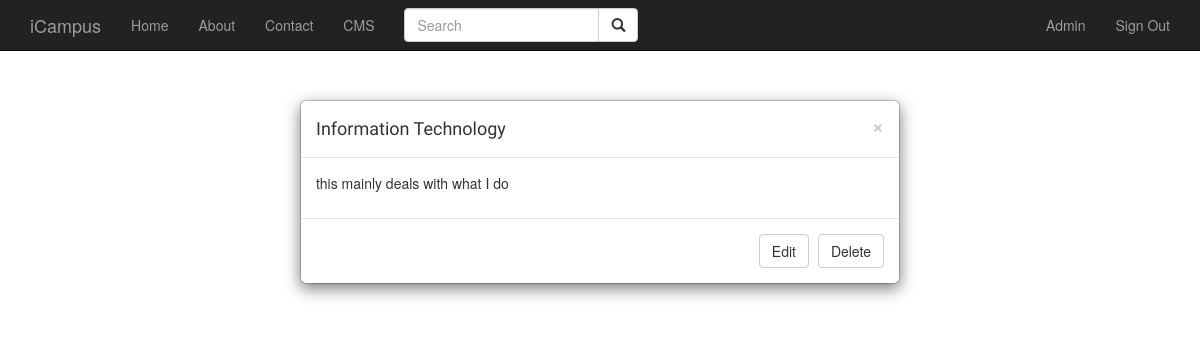
The page /cms/cat/1 (signed in) on the database its author committed.
### app/models.py (models this page shows, shortened)
class User(UserMixin, db.Model):
    __tablename__='users'
    id = db.Column(db.Integer, primary_key = True)
    email = db.Column(db.String(64), unique=True, index=True)
    username = db.Column(db.String(64), unique=True, index=True)
    password_hash = db.Column(db.String(128))
    role_id = db.Column(db.Integer, db.ForeignKey('roles.id'))
    comments = db.relationship('Comment', backref='owner', lazy='dynamic')
    @property
    def password(self):
        raise AttributeError('password is not a readable attribute')
    def can(self, perm):
        return self.role is not None and self.role.has_permission(perm)

class Category(db.Model):
    __tablename__ = 'categories'
    id = db.Column(db.Integer, primary_key=True)
    name = db.Column(db.String(64))
    overview = db.Column(db.Text)
    careers = db.relationship('Career', backref='category', lazy='dynamic')

### app/main/views.py (the view)
@main.route('/cms/cat/<int:id>')
def ret_cat(id):
    category = Category.query.filter_by(id=id).first()
    return render_template('cms_cat_detail.html', category=category)

### app/main/__init__.py (called while the page is built)
@main.app_context_processor
def inject_permissions():
    return dict(Permission=Permission)

### app/models.py (called while the page is built)
@login_manager.user_loader
def load_user(user_id):
    return User.query.get(int(user_id))

    def has_permission(self, perm):
        return self.permissions & perm == perm

### app/templates/cms_cat_detail.html (shortened to what this page needs)
{% extends 'base.html' %}
{% block page_content %}
<div class="modal-dialog" role="document">
        <div class="modal-content">
            <div class="modal-header">
                <button type="button" class="close" data-dismiss="modal" aria-label="Close"><span aria-hidden="true">&times;</span></button>
                <h4 class="modal-title" id="myModalLabel">{{ category.name }}</h4>
           </div>
        <div class="modal-body">
			<p>{{ category.overview }}</p>
        </div>
        <div class="modal-footer">
            <a href="{{ url_for('main.edit_cat', id=category.id) }}" type="button" class="btn btn-default" data-dismiss="modal">Edit</a>
            <a href="{{ url_for('main.delete_cat', id=category.id) }}" type="button" class="btn btn-default" data-dismiss="modal">Delete</a>
        </div>
    </div>
</div>
{% endblock %}

### app/templates/base.html (shortened to what this page needs)
{% extends "bootstrap/base.html" %}
{% block head %}
    {{ super() }}
    <link rel="stylesheet" href="{{ url_for('static', filename = 'css/base.css') }}">
    <link rel="stylesheet" href="{{ url_for('static', filename = 'css/comment.css') }}">
{% endblock %}
{% block navbar %}
<div class="navbar navbar-inverse navbar-fixed-top" role="navigation">
    <div class="container">
        <div class="navbar-header">
            <a class="navbar-brand" href="/">iCampus</a>
        </div>
        <div class="navbar-collapse collapse">
            <ul class="nav navbar-nav">
                <li><a href="/">Home</a></li>
                <li><a href="/about">About</a></li>
                <li><a href="/contact">Contact</a></li>
                {% if current_user.can(Permission.WRITE) %}
                <li><a href="/cms">CMS</a></li>
                {% endif %}
            </ul>
            <form class="navbar-form navbar-left" role="search">
                <div class="input-group">
                    <input type="text" class="form-control" placeholder="Search" name="q">
                    <div class="input-group-btn">
                        <button class="btn btn-default" type="submit"><i class="glyphicon glyphicon-search"></i></button>
                    </div>
                </div>
            </form>
            <ul class="nav navbar-nav navbar-right">
                {% if current_user.is_authenticated %}
                <li style=""><a href="">{{ current_user.username | capitalize }}</a></li>
                <li><a href="{{ url_for('auth.logout') }}">Sign Out</a></li>
                {% else %}
                <li><a href="{{ url_for('auth.login') }}">Sign In</a></li>
                <li><a href="{{ url_for('auth.register') }}">Register</a></li>
                {% endif %}
            </ul>
        </div>
    </div>
</div>
{% endblock %}
{% block content %}
<div class="container">
    {% block page_content %}{% endblock %}
</div>
{% endblock %}

### app/static/css/base.css (style rules this page uses)
h1, h2, h3, h4, h5 , h6 { font-family: 'Ubuntu', sans-serif; font-weight:normal; }
body { padding-top: 70px; }
a { text-decoration:none; color:#5993bb; }

### rows shown on the page
User: username "Admin"
Category: name "Information Technology", overview "this mainly deals with what I do"
